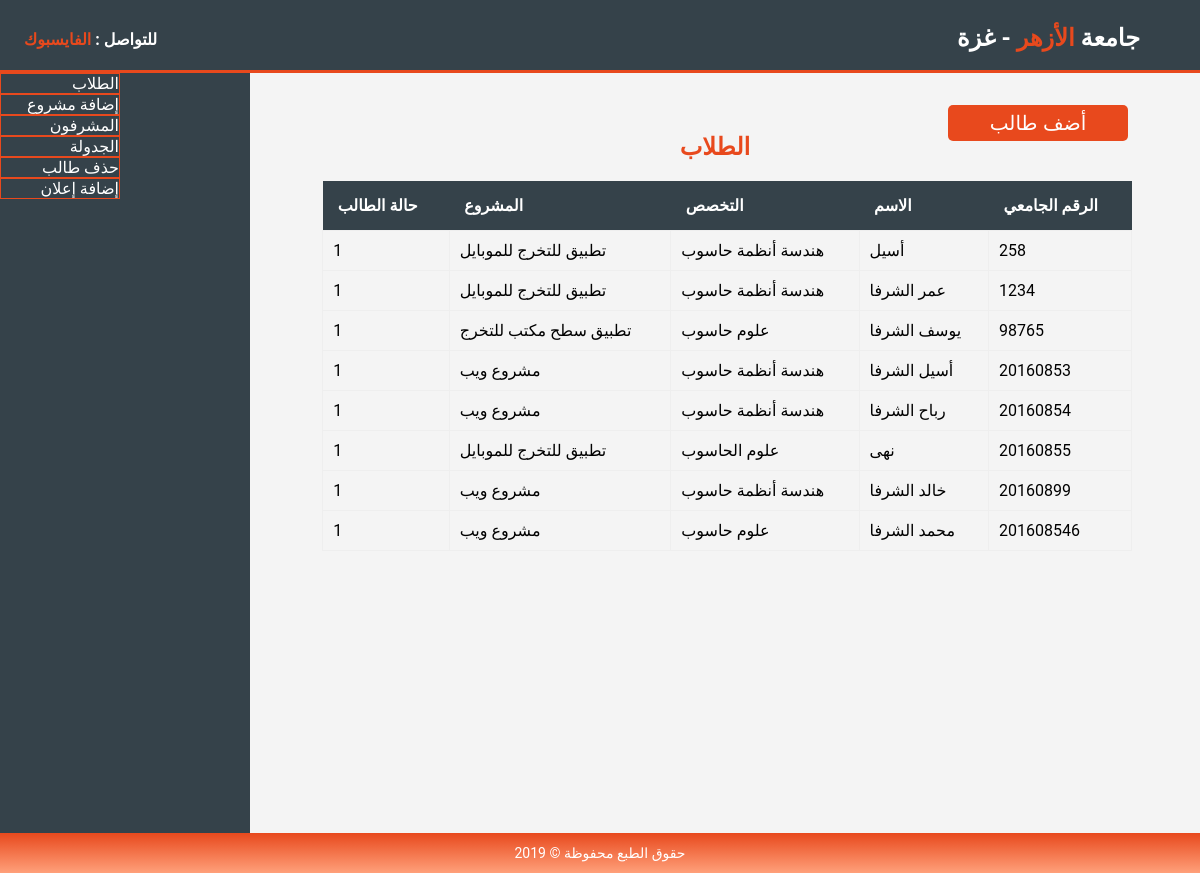
/student.php, run on the app's committed database.
### tables this page shows
CREATE TABLE `student` (
  `std_id` int(11) NOT NULL,
  `std_name` varchar(50) NOT NULL,
  `specialization` varchar(40) NOT NULL,
  `level` int(2) NOT NULL,
  `status` varchar(50) NOT NULL,
  `project_name` varchar(30) NOT NULL,
  `group_no` int(11) NOT NULL
);

### student.php (the view, shortened to what this page needs)
<?php
include 'header.php'
?>
<?php
include 'adminnavbar.php'
?>
<div class="main-content" style="float:left">
    <h1 class="highlight" lan="ar" dir="rtl" style="text-align:center; margin-bottom:20px;">الطلاب </h1>
    <table>
        <tr>
            <form action=" adminaddstudent.php">
                <button class="add" dir="rtl" lang="ar"> أضف طالب </button>
            </form>
        </tr>
        <tr>
            <th dir="rtl" lang="ar">حالة الطالب</th>
            <th dir="rtl" lang="ar">المشروع </th>
            <th dir="rtl" lang="ar">التخصص</th>
            <th dir="rtl" lang="ar">الاسم</th>
            <th dir="rtl" lang="ar">الرقم الجامعي</th>
        </tr>
        <?php
        $sql = "select * from student;";
        $result = mysqli_query($conn, $sql);
        if (mysqli_num_rows($result) > 0) {
            while ($row = mysqli_fetch_assoc($result)) {
                ?>
        <tr>
            <td><?php echo $row['status'];
                            ?>
            </td>
            <td><?= $row['project_name'] ?></td>
            <td><?= $row['specialization'] ?></td>
            <td><?= $row['std_name'] ?></td>
            <td><?= $row['std_id'] ?></td>
        </tr>
        <?php }
    } ?>
    </table>
    </section>
    <?php
    include 'footer.php'
    ?>
    </body>
    </html>

### style1.css (style rules this page uses)
body { background: #f4f4f4; margin: 0; font-family: "Roboto", sans-serif, "Helvetica", sans-serif; box-sizing: border-box; }
.highlight { color: #e8491d; }
.main-content { width: calc(100% - 270px); padding: 5%; box-sizing: border-box; }
.main-content table { width: 100%; border-collapse: collapse; margin-left: 1.5%; }
.main-content table td { padding: 10px; border: 1px solid #eee; text-align: left; }
.main-content table th { background: #35424a; color: #fff; padding: 15px; text-align: left; }
.add { position: fixed; right: 6%; top: 12%; width: 15%; padding: 0.5%; background-color: #e8491d; color: #fff; font-size: 20px; border: none; border-radius: 5px; }
* { margin: 0; }

### data on the page
student: status "1", project_name "تطبيق للتخرج للموبايل", specialization "هندسة أنظمة حاسوب", std_name "أسيل", std_id "258"
student: status "1", project_name "تطبيق للتخرج للموبايل", specialization "هندسة أنظمة حاسوب", std_name "عمر الشرفا", std_id "1234"
student: status "1", project_name "تطبيق سطح مكتب للتخرج", specialization "علوم حاسوب", std_name "يوسف الشرفا", std_id "98765"
student: status "1", project_name "مشروع ويب", specialization "هندسة أنظمة حاسوب", std_name "أسيل الشرفا", std_id "20160853"
student: status "1", project_name "مشروع ويب", specialization "هندسة أنظمة حاسوب", std_name "رباح الشرفا", std_id "20160854"
student: status "1", project_name "تطبيق للتخرج للموبايل", specialization "علوم الحاسوب", std_name "نهى", std_id "20160855"
student: status "1", project_name "مشروع ويب", specialization "هندسة أنظمة حاسوب", std_name "خالد الشرفا", std_id "20160899"
student: status "1", project_name "مشروع ويب", specialization "علوم حاسوب", std_name "محمد الشرفا", std_id "201608546"
